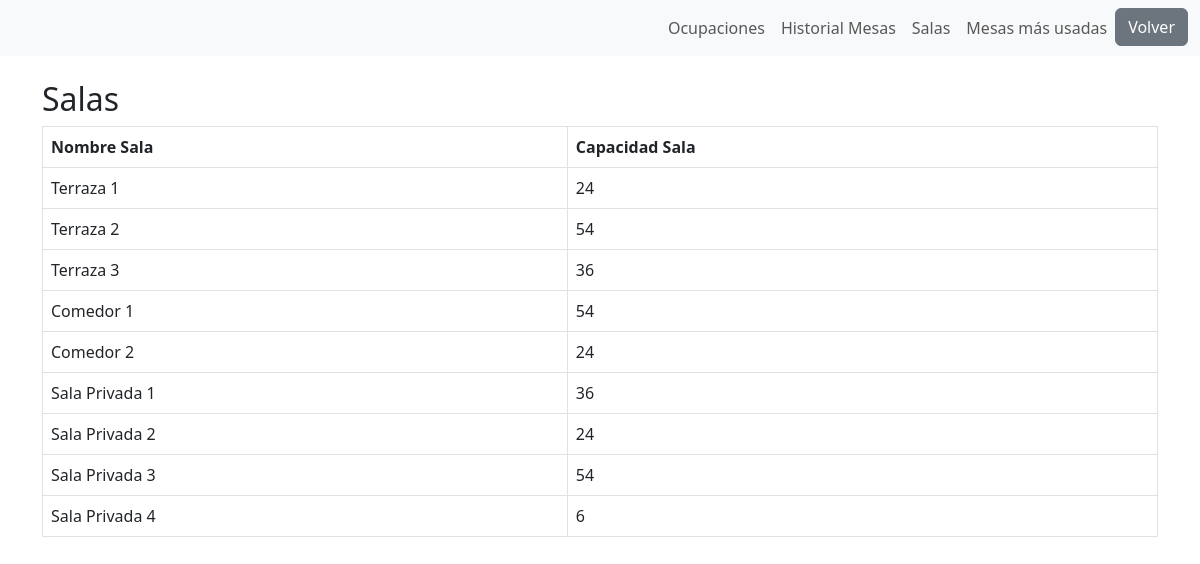
The app's page /Manager/historial.php?pagina=sala (signed in) with its own data.
### tables this page shows
CREATE TABLE `mesas` (
  `id_mesa` INT NOT NULL AUTO_INCREMENT,
  `capacidad` INT NOT NULL,
  `estado` ENUM('libre', 'ocupada') NULL DEFAULT 'libre',
  `id_sala` INT NULL,
  PRIMARY KEY (`id_mesa`),
  INDEX `id_sala_idx` (`id_sala` ASC) VISIBLE,
  CONSTRAINT `id_sala`
    FOREIGN KEY (`id_sala`)
    REFERENCES `salas` (`id_sala`)
    ON DELETE NO ACTION
    ON UPDATE NO ACTION);

CREATE TABLE `salas` (
  `id_sala` INT NOT NULL AUTO_INCREMENT,
  `nombre` VARCHAR(100) NOT NULL,
  `capacidad` INT NOT NULL,
  PRIMARY KEY (`id_sala`));

### Manager/historial.php (the view, shortened to what this page needs)
<?php
include_once("../conexion.php");
$camareroActual = mysqli_real_escape_string($con, htmlspecialchars($_SESSION['id_usuario']));
$sqlComprobar = "SELECT tipo_usuario FROM usuarios WHERE id_usuario = ?";
$stmtComprobar = mysqli_prepare($con, $sqlComprobar);
mysqli_stmt_bind_param($stmtComprobar, "i", $camareroActual);
mysqli_stmt_execute($stmtComprobar);
mysqli_stmt_bind_result($stmtComprobar, $tipoUsuario);
if (!isset($_SESSION['id_usuario'])) {
    header('Location: ' . '../index.php');
    exit();
} elseif ($tipoUsuario != "manager") {
    header('Location: ' . '../Camarero/camarero_home.php');
    exit();
} else {
    $paginas = isset($_GET['pagina']) ? $_GET['pagina'] : 'default';
    $tieneORDERBY = false;
    switch ($paginas) {
            case 'sala':
            $sqlHistorial = "SELECT salas.id_sala, salas.nombre, salas.capacidad,
                    mesas.id_mesa, mesas.capacidad AS capacidad_mesa, mesas.estado, mesas.id_sala
                    FROM salas
                    INNER JOIN mesas ON salas.id_sala = mesas.id_sala
                    GROUP BY salas.id_sala";
            $tieneORDERBY = false;
            break;
    }
    if (!$tieneORDERBY) {
        $sqlHistorial .= " ORDER BY salas.id_sala, mesas.id_mesa";
    }
    $stmtPáginaHistorial = mysqli_prepare($con, $sqlHistorial);
    mysqli_stmt_execute($stmtPáginaHistorial);
    $resultado = mysqli_stmt_get_result($stmtPáginaHistorial);
}
?>
<!DOCTYPE html>
<html lang="es">
<head>
    <link href="https://cdnjs.cloudflare.com/ajax/libs/bootstrap/5.3.0/css/bootstrap.min.css" rel="stylesheet">
    <link rel="stylesheet" href="https://cdn.jsdelivr.net/npm/bootstrap-icons@1.11.3/font/bootstrap-icons.min.css">
</head>
<body>
    <nav class="navbar navbar-expand-lg bg-body-tertiary">
        <div class="container-fluid">
            <div class="collapse navbar-collapse divNavbar" id="navbarContent">
                <ul class="navbar-nav ms-auto mb-2 mb-lg-0">
                    <li class="nav-item">
                        <a class="nav-link" href="?pagina=default">Ocupaciones</a>
                    </li>
                    <li class="nav-item">
                        <a class="nav-link" href="?pagina=historial">Historial Mesas</a>
                    </li>
                    <li class="nav-item">
                        <a class="nav-link" href="?pagina=sala">Salas</a>
                    </li>
                    <li class="nav-item">
                        <a class="nav-link" href="?pagina=uso">Mesas más usadas</a>
                    </li>
                    <li>
                        <a href="./manager_home.php" class="btn btn-secondary">Volver</a>
                    </li>
                </ul>
            </div>
        </div>
    </nav>
    <div class="container mt-4">
        <?php if ($paginas == 'historial') : ?>
            <h2>Historial mesas</h2>
        <?php elseif ($paginas == 'uso') : ?>
            <h2>Mesas más usadas a menos</h2>
        <?php elseif ($paginas == 'sala') : ?>
            <h2>Salas</h2>
        <?php else : ?>
            <h2>Ocupaciones</h2>
        <?php endif; ?>
        <table class="table table-bordered">
            <thead>
                <tr>
                    <?php if ($paginas == 'historial') : ?>
                        <th>Ocupación</th>
                        <th>Mesa</th>
                        <th>Sillas ocupadas</th>
                        <th>Sala</th>
                        <th>Estado</th>
                        <th>Camarero</th>
                        <th>Fecha ocupación</th>
                        <th>Fecha liberación</th>
                    <?php elseif ($paginas == 'sala') : ?>
                        <th>Nombre Sala</th>
                        <th>Capacidad Sala</th>
                    <?php endif; ?>
                </tr>
            </thead>
            <tbody>
                <?php
                if ($resultado && mysqli_num_rows($resultado) > 0) {
                    while ($fila = mysqli_fetch_assoc($resultado)) {
                        echo "<tr>";
                            if ($paginas == 'historial') {
                            if ($fila['id_ocupacion'] != NULL) {
                                echo "<td style='width: 23%;' >Ocupación " . $fila['id_ocupacion'] . "</td>";
                            } else {
                                echo "<td style='width: 23%;'>Esta mesa aún no se ha ocupado</td>";
                            }
                            if ($fila['id_mesas_ocupadas'] != NULL) {
                                echo "<td style='width: 6%;'>Mesa " . $fila['id_mesas_ocupadas'] . "</td>";
                            } else {
                                echo "<td style='width: 6%;'>Mesa " . $fila['id_mesa'] . "</td>";
                            }
                            if ($fila['sillas'] != NULL) {
                                echo "<td style='width: 6%;'>" . $fila['sillas'] . "</td>";
                            } else {
                                echo "<td style='width: 6%;'> No hay sillas ocupadas aún</td>";
                            }
                            echo "<td>" . $fila['nombre'] . "</td>";
                            echo "<td>" . $fila['estado'] . "</td>";
                            if ($fila['id_usuario'] != NULL) {
                                echo "<td style='width: 25%;'>" . $fila['nombre_completo'] . "</td>";
                            } else {
                                echo "<td style='width: 25%;'> Ningún camarero ha asignado esta mesa </td>";
                            }
                            if ($fila['fecha_ocupacion'] != NULL) {
                                echo "<td style='width: 20%;'>" . $fila['fecha_ocupacion'] . "</td>";
                            } else {
                                echo "<td style='width: 20%;'> Esta mesa aún no ha sido ocupada</td>";
                            }
                            if ($fila['fecha_libera'] != NULL) {
                                echo "<td style='width: 20%;'>" . $fila['fecha_libera'] . "</td>";
                            } elseif ($fila['fecha_libera'] == NULL && $fila['id_ocupacion'] != NULL) {
                                    echo "<td style='width: 20%;'> Esta mesa actualmente está siendo ocupada</td>";
                                } elseif ($fila['id_ocupacion'] == NULL) {
                                    echo "<td style='width: 20%;'> Esta mesa aún no se ha ocupado </td>";
                                }
                            } elseif ($paginas == 'sala') {
                                echo "<td>".$fila['nombre']."</td>";
                                echo "<td>".$fila['capacidad']."</td>";
                            }
                        echo "</tr>";
                    }
                } else {
                    echo "<tr><td colspan='7'>No hay resultados</td></tr>";
                }
                ?>
            </tbody>
        </table>
    </div>
</body>
</html>

### Manager/historial.php (style rules this page uses)
.divNavbar { width: 160%; }
@media (max-width: 1680px) { .divNavbar { width: 3000%; } }

### records on screen
mesas: id_sala.nombre "Terraza 1", id_sala.capacidad "24"
mesas: id_sala.nombre "Terraza 2", id_sala.capacidad "54"
mesas: id_sala.nombre "Terraza 3", id_sala.capacidad "36"
mesas: id_sala.nombre "Comedor 1", id_sala.capacidad "54"
mesas: id_sala.nombre "Comedor 2", id_sala.capacidad "24"
mesas: id_sala.nombre "Sala Privada 1", id_sala.capacidad "36"
mesas: id_sala.nombre "Sala Privada 2", id_sala.capacidad "24"
mesas: id_sala.nombre "Sala Privada 3", id_sala.capacidad "54"
mesas: id_sala.nombre "Sala Privada 4", id_sala.capacidad "6"
